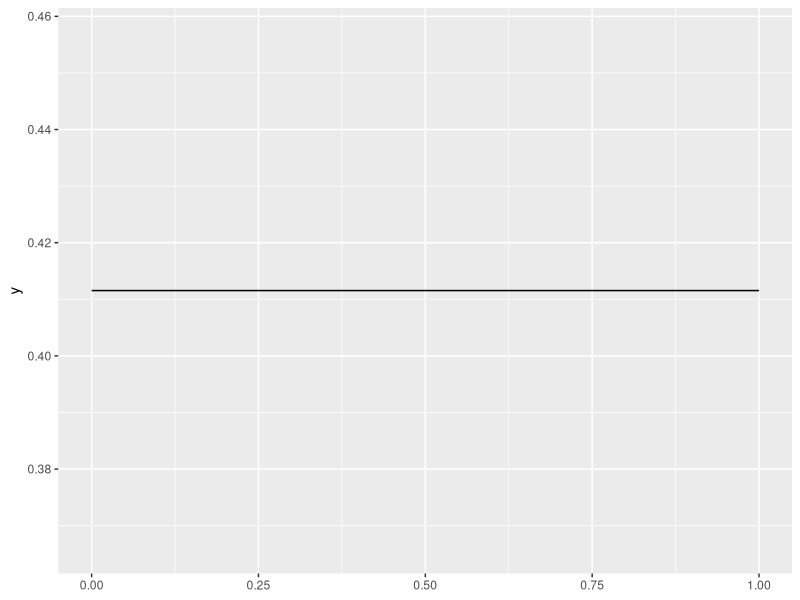

This chart was generated by the following R code:
library(pwr)
library(tidyverse)

aspirin_p <- 0.6

n = 100

m = 70

alpha <- function(n,p,m){
  k <- m:n
  val <- sum(dbinom(k,n,p))
  return(val)
}

ex <- alpha(n, aspirin_p, m)

#Code below is not currently working
p <- 0.4:1
ggplot() + geom_function(fun = alpha, args = list(n = 100, m = 70))
